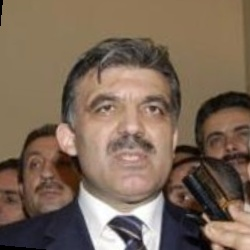
#> input picture lfw_funneled/Abdullah_Gul/Abdullah_Gul_0008.jpg, 250 x 250 px, found by its file name; its folder holds only this picture in this run
$ python desicion_trees.py
#> lines starting #> are read from the running program, lines starting #| are printed output that depends on the picture
import os
import numpy as np
import matplotlib.pyplot as plt
from PIL import Image
import cv2
from sklearn.model_selection import train_test_split, GridSearchCV
from sklearn.tree import DecisionTreeClassifier
from sklearn.metrics import classification_report, confusion_matrix, accuracy_score
from sklearn.decomposition import PCA
import pickle
import json


def load_dataset(root_path, img_size=(62, 47)):
    """
    Load images and convert them to feature vectors.
    Returns feature vectors, labels, and a mapping from label indices to class names.
    """
#> called with img_size = (62, 47)
    images = []
    labels = []

    # Get sorted list of directories to ensure consistent class indices
    person_folders = sorted([d for d in os.listdir(root_path)
                             if os.path.isdir(os.path.join(root_path, d))])

    # Create mapping from class index to class name
    class_to_idx = {name: i for i, name in enumerate(person_folders)}
    idx_to_class = {i: name for name, i in class_to_idx.items()}

    print(f"Loading images from {len(person_folders)} people...")

    for person_folder in person_folders:
        person_path = os.path.join(root_path, person_folder)

        for img_file in os.listdir(person_path):
            img_path = os.path.join(person_path, img_file)
            if not os.path.isfile(img_path) or not img_path.lower().endswith(('.jpg', '.jpeg', '.png')):
                continue

            try:
                # Load and preprocess image
                img = Image.open(img_path).convert('RGB')
#> img is the input picture: PIL image 250x250 RGB; mean R, G, B 124, 103.9, 87.2
                img = img.resize(img_size)
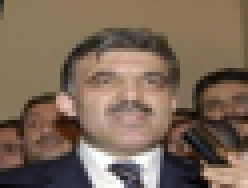
#> img: PIL image 62x47 RGB (shown 4 times larger); mean R, G, B 124, 103.9, 87.2
                img_array = np.array(img) / 255.0  # Normalize to [0,1]

                # Flatten the image into a feature vector
                feature_vector = img_array.flatten()
#> feature_vector = 8742 values, max 1 at index 7330, min 0 at index 8711, mean 0.412

                images.append(feature_vector)
                labels.append(class_to_idx[person_folder])
            except Exception as e:
                print(f"Error loading {img_path}: {e}")
#> pass 2 of the loop in load_dataset, `for person_folder in person_folders:`:
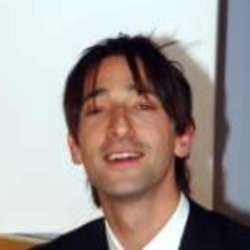
#> input picture lfw_funneled/Adrien_Brody/Adrien_Brody_0009.jpg, 250 x 250 px, found by its file name
#> in load_dataset, img is the input picture: PIL image 250x250 RGB; mean R, G, B 161.7, 151.9, 148
#> in load_dataset, `img = img.resize(img_size)`:
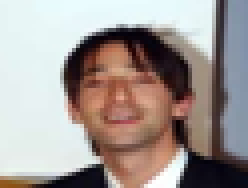
#> img: PIL image 62x47 RGB (shown 4 times larger); mean R, G, B 161.7, 151.9, 148
#> feature_vector = 8742 values, max 1 at index 7945, min 0 at index 1573, mean 0.603
#> pass 3 of the loop in load_dataset, `for person_folder in person_folders:`:
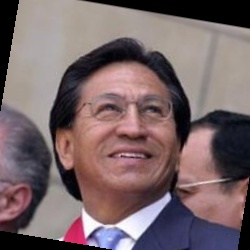
#> input picture lfw_funneled/Alejandro_Toledo/Alejandro_Toledo_0012.jpg, 250 x 250 px, found by its file name
#> in load_dataset, img is the input picture: PIL image 250x250 RGB; mean R, G, B 120, 101.5, 104.1
#> in load_dataset, `img = img.resize(img_size)`:
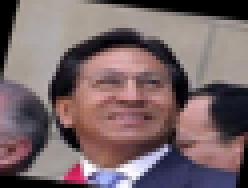
#> img: PIL image 62x47 RGB (shown 4 times larger); mean R, G, B 120.1, 101.6, 104.3
#> feature_vector = 8742 values, max 1 at index 7689, min 0 at index 0, mean 0.426
#> the loop made 4 passes; the first 3 are shown

    return np.array(images), np.array(labels), idx_to_class


def extract_features(images, n_components=150):
    """
    Extract features using PCA to reduce dimensionality.
    Decision trees work better with reduced feature space.
    """
#> called with images = array of shape (4, 8742), n_components = 150
    print(f"Original feature dimensions: {images.shape}")
#| Original feature dimensions: (4, 8742)

    # Apply PCA to reduce dimensionality
    pca = PCA(n_components=n_components, whiten=True)
#> (the run stopped early here; a loop or call above may not have finished)
